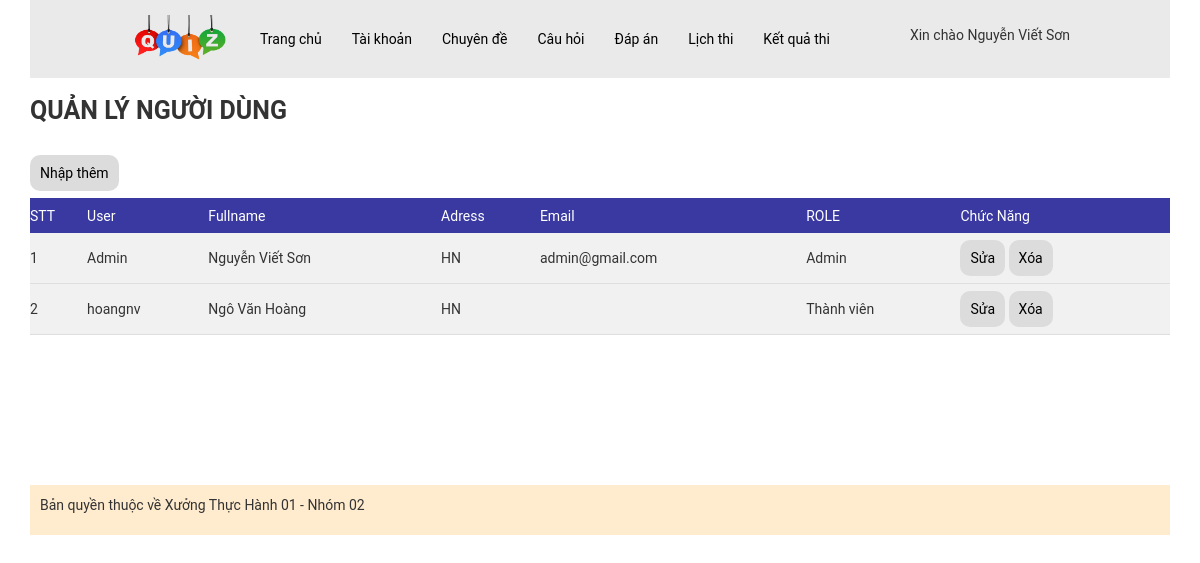
The page /WebThiTracNghiem/admin/index.php?act=dstk (signed in) on the database its author committed.
### tables this page shows
CREATE TABLE `taikhoan` (
  `id` int NOT NULL,
  `username` varchar(50) NOT NULL,
  `password` varchar(50) NOT NULL,
  `fullname` varchar(60) NOT NULL,
  `image` varchar(50) DEFAULT NULL,
  `email` varchar(50) DEFAULT NULL,
  `address` varchar(255) DEFAULT NULL,
  `role` enum('1','2') NOT NULL COMMENT '1 Admin , 2 User'
);

### WebThiTracNghiem/model/pdo.php (called while the page is built, shortened)
<?php
function pdo_get_connection(){
    $servername = "localhost";
    $username = "root";
    $password = "";
    try {
        $conn = new PDO("mysql:host=$servername;dbname=xuongth01_02", $username, $password);
        $conn->setAttribute(PDO::ATTR_ERRMODE, PDO::ERRMODE_EXCEPTION);
        return $conn;
    } catch(PDOException $e) {
        echo "Connection failed: " . $e->getMessage();
    }
}
function pdo_query($sql){
    $sql_args=array_slice(func_get_args(),1);
    try{
        $conn=pdo_get_connection();
        $stmt=$conn->prepare($sql);
        $stmt->execute($sql_args);
        $rows=$stmt->fetchAll();
        return $rows;
    }
    catch(PDOException $e){
        throw $e;
    }
    finally{
        unset($conn);
    }
}
?>

### WebThiTracNghiem/model/taikhoan.php (called while the page is built, shortened)
<?php
function loadall_taikhoan()
{
    $sql = "select * from taikhoan ";
    $listtaikhoan = pdo_query($sql);
    return $listtaikhoan;
}

### WebThiTracNghiem/admin/taikhoan/list-taikhoan.php (the view, shortened to what this page needs)
<div class="content-boder-user">
    <div class="title-boder-top-user">
        <p>QUẢN LÝ NGƯỜI DÙNG</p>
    </div>
    <br>
    <div class="add-user">
        <a href="?act=addtk">
            Nhập thêm
        </a>
    </div>
    <div class="main-user">
        <table>
            <thead>
                <tr>
                    <td>STT</td>
                    <td>User</td>
                    <td>Fullname</td>
                    <td>Adress</td>
                    <td>Email</td>
                    <td>ROLE</td>
                    <td>Chức Năng</td>
                </tr>
            </thead>
            <tbody>
                <?php
                foreach ($listtaikhoan as $key => $taikhoan) {
                    extract($taikhoan);
                    if ($role == 1) {
                        $vaitro = "Admin";
                    } else {
                        $vaitro = "Thành viên";
                    }
                    echo ' <tr>
                        <td>' . $id . '</td>
                        <td>' . $username . '</td>
                        <td>' . $fullname . '</td>
                        <td>' . $address . '</td>
                        <td>' . $email . '</td>
                        <td>' .  $vaitro . '</td>
                        <td>
                            <a href="?act=edittk&idtk=' . $id . '">Sửa</a>
                            <a onclick="hoixoa(' . $id . ')">Xóa</a>
                        </td>
                    </tr>';
                }
                ?>
            </tbody>
        </table>
    </div>
</div>

### WebThiTracNghiem/admin/header.php (shortened to what this page needs)
<!DOCTYPE html>
<html lang="en">
<head>
    <link rel="stylesheet" href="../assets/css/style.css">
    <link rel="stylesheet" href="https://maxcdn.bootstrapcdn.com/bootstrap/3.4.1/css/bootstrap.min.css">
</head>

### WebThiTracNghiem/admin/menu.php (shortened to what this page needs)
<body>
    <div class="container">
        <div class="menu">
            <ul class="main-menu">
                <li class='logo-cong-ty'><a href="?act=trangchu"><img src="../assets/img/logo-cong-ty-removebg-preview.png" alt=""></a></li>
                <li><a href="?act=trangchu">Trang chủ</a></li>
                <li><a href="?act=dstk">Tài khoản</a></li>
                <li><a href="?act=dscd">Chuyên đề</a></li>
                <li><a href="?act=dsch">Câu hỏi</a></li>
                <li><a href="?act=dsda">Đáp án</a></li>
                <li><a href="?act=dslt">Lịch thi</a></li>
                <li><a href="?act=dskq">Kết quả thi</a></li>
                <li class='login'>
                        <div class='xin-chao-user'>
                            Xin chào
                            <?php echo $_SESSION['user']['fullname'] ?>
                            <br>
                        </div> <br>
                </li>
            </ul>
        </div>

### WebThiTracNghiem/admin/index.php (shortened to what this page needs)
<?php
include "../model/pdo.php";
include "../model/taikhoan.php";
include "header.php";
include "menu.php";
?>
<div>
    <?php
    if (isset($_GET['act']) && $_GET['act'] != "") {
        $act = $_GET['act'];
        switch ($act) {
            case 'dstk':
                $listtaikhoan = loadall_taikhoan();
                include "taikhoan/list-taikhoan.php";
                break;
        }
    } else {
        include "trangchu/trangchu.php";
    }
    ?>
</div>
<?php
include "footer.php";
?>

### WebThiTracNghiem/admin/footer.php
<div class="footer-trangchu">
            <p>Bản quyền thuộc về Xưởng Thực Hành 01 - Nhóm 02</p>
        </div>
    </div>
</body>
</html>

### WebThiTracNghiem/assets/css/style.css (style rules this page uses)
.container { margin: 0px auto; padding: 0px; }
* { padding: 0px; margin: 0px; font-family: roboto; }
.menu ul.main-menu li img { width: 100px; padding-top: 5px; }
.menu { background-color: #eaeaea; }
.menu ul.main-menu { padding: 0px; list-style: none; display: flex; flex-direction: row; justify-content: flex-start; max-width: 960px; margin: 0px auto; align-items: center; position: relative; }
.menu ul.main-menu li { padding: 10px 10px 10px 0px; transition: all 0.5s; border-radius: 3px; }
.menu ul.main-menu li a { padding: 10px; color: black; text-decoration: none; }
.menu ul.main-menu li.login { position: absolute; right: 0px; top: 15px; z-index: 3; }
.footer-trangchu { margin-top: 150px; padding: 10px; background-color: blanchedalmond; }
.content-boder-user .title-boder-top-user p { padding: 15px 0px; margin: 0px; font-size: 25px; font-weight: bolder; }
.content-boder-user .main-user table { width: 100%; margin-top: 15px; background: rgba(235, 235, 235, 0.68); border-collapse: collapse; }
.content-boder-user .main-user table a,.add-user a { background: rgb(220 220 220); padding: 10px; color: black; text-decoration: none; border-radius: 10px; }
.content-boder-user .main-user table thead tr td { background: #3939a1; color: white; padding: 0; margin: 0; height: 35px; }
.content-boder-user .main-user table tbody tr td { line-height: 50px; border-bottom: 1px solid rgb(222, 222, 222); }
.login { padding-top: 70px; }

### rows shown on the page
taikhoan: id "1", username "Admin", fullname "Nguyễn Viết Sơn", address "HN", email "admin@gmail.com", role "Admin"
taikhoan: id "2", username "hoangnv", fullname "Ngô Văn Hoàng", address "HN", role "Thành viên"

### other values the page prints
$_SESSION['user']['fullname'] "Nguyễn Viết Sơn"
